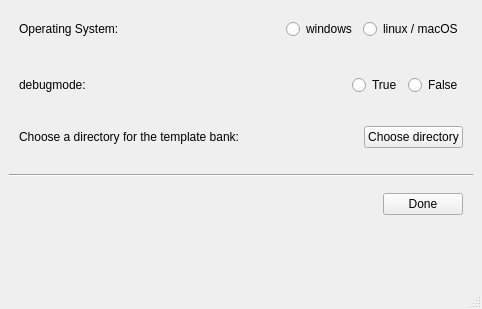
<?xml version="1.0" encoding="UTF-8"?>
<ui version="4.0">
 <class>MainWindow</class>
 <widget class="QMainWindow" name="MainWindow">
  <property name="geometry">
   <rect>
    <x>0</x>
    <y>0</y>
    <width>482</width>
    <height>309</height>
   </rect>
  </property>
  <property name="sizePolicy">
   <sizepolicy hsizetype="Expanding" vsizetype="Expanding">
    <horstretch>1</horstretch>
    <verstretch>1</verstretch>
   </sizepolicy>
  </property>
  <property name="windowTitle">
   <string>MainWindow</string>
  </property>
  <widget class="QWidget" name="centralwidget">
   <property name="sizePolicy">
    <sizepolicy hsizetype="Expanding" vsizetype="Expanding">
     <horstretch>1</horstretch>
     <verstretch>1</verstretch>
    </sizepolicy>
   </property>
   <layout class="QVBoxLayout" name="verticalLayout">
    <item>
     <layout class="QVBoxLayout" name="verticalLayout_Parameter">
      <property name="sizeConstraint">
       <enum>QLayout::SetMaximumSize</enum>
      </property>
      <property name="leftMargin">
       <number>0</number>
      </property>
      <property name="topMargin">
       <number>0</number>
      </property>
      <property name="rightMargin">
       <number>0</number>
      </property>
      <property name="bottomMargin">
       <number>10</number>
      </property>
      <item>
       <layout class="QHBoxLayout" name="horizontalLayout_toggleOS">
        <property name="leftMargin">
         <number>10</number>
        </property>
        <property name="topMargin">
         <number>10</number>
        </property>
        <property name="rightMargin">
         <number>10</number>
        </property>
        <property name="bottomMargin">
         <number>10</number>
        </property>
        <item>
         <widget class="QLabel" name="label_OS">
          <property name="text">
           <string>Operating System:</string>
          </property>
         </widget>
        </item>
        <item>
         <spacer name="horizontalSpacer_OS">
          <property name="orientation">
           <enum>Qt::Horizontal</enum>
          </property>
          <property name="sizeHint" stdset="0">
           <size>
            <width>40</width>
            <height>20</height>
           </size>
          </property>
         </spacer>
        </item>
        <item>
         <widget class="QRadioButton" name="radioButton_windows">
          <property name="text">
           <string>windows</string>
          </property>
         </widget>
        </item>
        <item>
         <widget class="QRadioButton" name="radioButton_linux">
          <property name="text">
           <string>linux / macOS</string>
          </property>
         </widget>
        </item>
       </layout>
      </item>
      <item>
       <spacer name="verticalSpacer_2">
        <property name="orientation">
         <enum>Qt::Vertical</enum>
        </property>
        <property name="sizeType">
         <enum>QSizePolicy::Fixed</enum>
        </property>
        <property name="sizeHint" stdset="0">
         <size>
          <width>20</width>
          <height>10</height>
         </size>
        </property>
       </spacer>
      </item>
      <item>
       <layout class="QHBoxLayout" name="horizontalLayout_toggleDebug">
        <property name="leftMargin">
         <number>10</number>
        </property>
        <property name="topMargin">
         <number>10</number>
        </property>
        <property name="rightMargin">
         <number>10</number>
        </property>
        <property name="bottomMargin">
         <number>10</number>
        </property>
        <item>
         <widget class="QLabel" name="label_debug">
          <property name="text">
           <string>debugmode:</string>
          </property>
         </widget>
        </item>
        <item>
         <spacer name="horizontalSpacer_debug">
          <property name="orientation">
           <enum>Qt::Horizontal</enum>
          </property>
          <property name="sizeHint" stdset="0">
           <size>
            <width>40</width>
            <height>20</height>
           </size>
          </property>
         </spacer>
        </item>
        <item>
         <widget class="QRadioButton" name="radioButton_debugTrue">
          <property name="text">
           <string>True</string>
          </property>
         </widget>
        </item>
        <item>
         <widget class="QRadioButton" name="radioButton_debugFalse">
          <property name="text">
           <string>False</string>
          </property>
         </widget>
        </item>
       </layout>
      </item>
      <item>
       <spacer name="verticalSpacer_3">
        <property name="orientation">
         <enum>Qt::Vertical</enum>
        </property>
        <property name="sizeType">
         <enum>QSizePolicy::Fixed</enum>
        </property>
        <property name="sizeHint" stdset="0">
         <size>
          <width>20</width>
          <height>10</height>
         </size>
        </property>
       </spacer>
      </item>
      <item>
       <layout class="QHBoxLayout" name="horizontalLayout_chooseDir">
        <property name="leftMargin">
         <number>10</number>
        </property>
        <property name="topMargin">
         <number>5</number>
        </property>
        <property name="rightMargin">
         <number>10</number>
        </property>
        <property name="bottomMargin">
         <number>10</number>
        </property>
        <item>
         <widget class="QLabel" name="label_chooseDir">
          <property name="text">
           <string>Choose a directory for the template bank:</string>
          </property>
          <property name="alignment">
           <set>Qt::AlignRight|Qt::AlignTrailing|Qt::AlignVCenter</set>
          </property>
         </widget>
        </item>
        <item>
         <spacer name="horizontalSpacer_chooseDir_fix">
          <property name="orientation">
           <enum>Qt::Horizontal</enum>
          </property>
          <property name="sizeType">
           <enum>QSizePolicy::Fixed</enum>
          </property>
          <property name="sizeHint" stdset="0">
           <size>
            <width>15</width>
            <height>20</height>
           </size>
          </property>
         </spacer>
        </item>
        <item>
         <spacer name="horizontalSpacer_chooseDir_exp">
          <property name="orientation">
           <enum>Qt::Horizontal</enum>
          </property>
          <property name="sizeType">
           <enum>QSizePolicy::Expanding</enum>
          </property>
          <property name="sizeHint" stdset="0">
           <size>
            <width>20</width>
            <height>20</height>
           </size>
          </property>
         </spacer>
        </item>
        <item>
         <widget class="QPushButton" name="pushButton_chooseDir">
          <property name="text">
           <string>Choose directory</string>
          </property>
         </widget>
        </item>
       </layout>
      </item>
     </layout>
    </item>
    <item>
     <widget class="Line" name="line_back">
      <property name="orientation">
       <enum>Qt::Horizontal</enum>
      </property>
     </widget>
    </item>
    <item>
     <layout class="QHBoxLayout" name="horizontalLayout_done">
      <property name="leftMargin">
       <number>10</number>
      </property>
      <property name="topMargin">
       <number>10</number>
      </property>
      <property name="rightMargin">
       <number>10</number>
      </property>
      <property name="bottomMargin">
       <number>10</number>
      </property>
      <item>
       <spacer name="horizontalSpacer_done">
        <property name="orientation">
         <enum>Qt::Horizontal</enum>
        </property>
        <property name="sizeHint" stdset="0">
         <size>
          <width>40</width>
          <height>20</height>
         </size>
        </property>
       </spacer>
      </item>
      <item>
       <widget class="QPushButton" name="pushButton_done">
        <property name="text">
         <string>Done</string>
        </property>
       </widget>
      </item>
     </layout>
    </item>
    <item>
     <spacer name="verticalSpacer_fill">
      <property name="orientation">
       <enum>Qt::Vertical</enum>
      </property>
      <property name="sizeHint" stdset="0">
       <size>
        <width>20</width>
        <height>40</height>
       </size>
      </property>
     </spacer>
    </item>
   </layout>
  </widget>
  <widget class="QMenuBar" name="menubar">
   <property name="geometry">
    <rect>
     <x>0</x>
     <y>0</y>
     <width>482</width>
     <height>22</height>
    </rect>
   </property>
  </widget>
  <widget class="QStatusBar" name="statusbar"/>
 </widget>
 <resources/>
 <connections/>
</ui>
